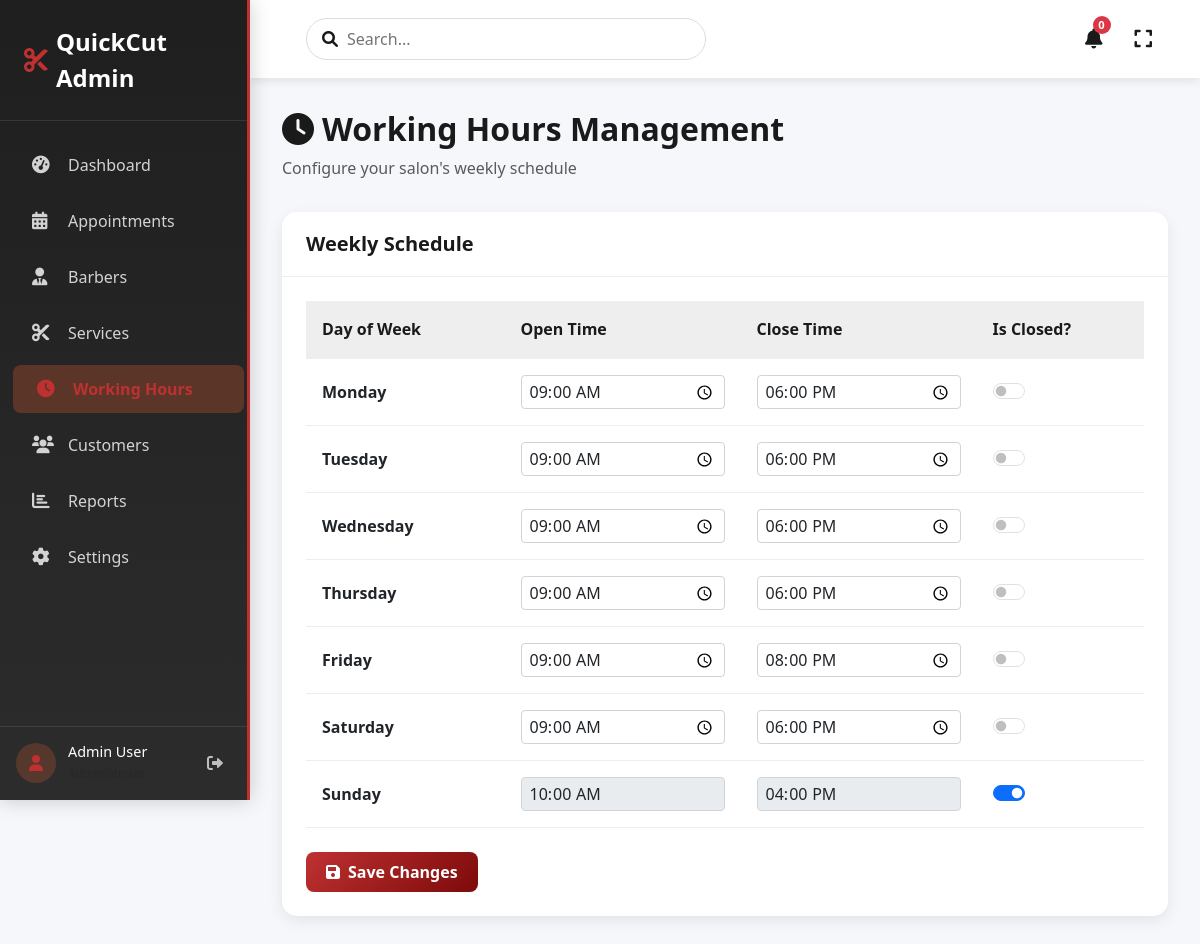
The page /admin/working_hours.php (signed in) on the database its author committed.
### tables this page shows
CREATE TABLE `working_hours` (
  `id` INT AUTO_INCREMENT PRIMARY KEY COMMENT 'Unique record identifier',
  `day_of_week` VARCHAR(20) NOT NULL UNIQUE COMMENT 'Day of week (Monday-Sunday)',
  `open_time` TIME NOT NULL DEFAULT '09:00:00' COMMENT 'Opening time (HH:MM:SS)',
  `close_time` TIME NOT NULL DEFAULT '18:00:00' COMMENT 'Closing time (HH:MM:SS)',
  `is_closed` TINYINT(1) DEFAULT 0 COMMENT 'Is salon closed on this day',
  `created_at` TIMESTAMP DEFAULT CURRENT_TIMESTAMP COMMENT 'Record creation time',
  `updated_at` TIMESTAMP DEFAULT CURRENT_TIMESTAMP ON UPDATE CURRENT_TIMESTAMP COMMENT 'Last update time',
  INDEX `idx_day_of_week` (`day_of_week`)
);

### admin/working_hours.php (the view, shortened to what this page needs)
<?php
require_once '../includes/db.php';
$stmt = $pdo->query("SELECT * FROM working_hours ORDER BY FIELD(day_of_week, 'Monday', 'Tuesday', 'Wednesday', 'Thursday', 'Friday', 'Saturday', 'Sunday')");
$working_hours = $stmt->fetchAll();
?>
<!DOCTYPE html>
<html lang="en">
<head>
    <link href="https://cdn.jsdelivr.net/npm/bootstrap@5.3.0/dist/css/bootstrap.min.css" rel="stylesheet">
    <link rel="stylesheet" href="https://cdnjs.cloudflare.com/ajax/libs/font-awesome/6.0.0/css/all.min.css">
    <link rel="stylesheet" href="css/common.css">
</head>
<body>
    <nav class="sidebar">
        <div class="sidebar-header">
            <a href="dashboard.php" class="sidebar-brand">
                <i class="fas fa-cut me-2"></i>QuickCut Admin
            </a>
        </div>
        <div class="sidebar-menu">
            <ul class="nav flex-column">
                <li class="nav-item">
                    <a class="nav-link" href="dashboard.php">
                        <i class="fas fa-tachometer-alt"></i>
                        Dashboard
                    </a>
                </li>
                <li class="nav-item">
                    <a class="nav-link" href="appointments.php">
                        <i class="fas fa-calendar-alt"></i>
                        Appointments
                    </a>
                </li>
                <li class="nav-item">
                    <a class="nav-link" href="barbers.php">
                        <i class="fas fa-user-tie"></i>
                        Barbers
                    </a>
                </li>
                <li class="nav-item">
                    <a class="nav-link" href="services.php">
                        <i class="fas fa-cut"></i>
                        Services
                    </a>
                </li>
                <li class="nav-item">
                    <a class="nav-link active" href="working_hours.php">
                        <i class="fas fa-clock"></i>
                        Working Hours
                    </a>
                </li>
                <li class="nav-item">
                    <a class="nav-link" href="customers.php">
                        <i class="fas fa-users"></i>
                        Customers
                    </a>
                </li>
                <li class="nav-item">
                    <a class="nav-link" href="reports.php">
                        <i class="fas fa-chart-bar"></i>
                        Reports
                    </a>
                </li>
                <li class="nav-item">
                    <a class="nav-link" href="settings.php">
                        <i class="fas fa-cog"></i>
                        Settings
                    </a>
                </li>
            </ul>
        </div>
        <div class="sidebar-footer">
            <div class="admin-profile">
                <div class="admin-avatar">
                    <i class="fas fa-user"></i>
                </div>
                <div class="admin-info">
                    <h6 class="mb-0">Admin User</h6>
                    <small class="text-muted">Administrator</small>
                </div>
                <a href="../auth/logout.php" class="logout-btn ms-auto" title="Logout" id="nav-logout">
                    <i class="fas fa-sign-out-alt"></i>
                </a>
            </div>
        </div>
    </nav>
    <main class="main-content">
        <nav class="top-nav">
            <div class="search-box">
                <i class="fas fa-search"></i>
                <input type="text" placeholder="Search..." id="global-search">
            </div>
            <div class="top-nav-items">
                <button class="notification-btn">
                    <i class="fas fa-bell"></i>
                    <span class="badge" id="notification-count">0</span>
                </button>
                <button class="fullscreen-btn">
                    <i class="fas fa-expand"></i>
                </button>
            </div>
        </nav>
        <div class="content-wrapper">
            <div class="section-header">
                <h2><i class="fas fa-clock me-2"></i>Working Hours Management</h2>
                <p class="text-muted">Configure your salon's weekly schedule</p>
            </div>
            <div class="card">
                <div class="card-header">
                    <h5 class="card-title mb-0">Weekly Schedule</h5>
                </div>
                <div class="card-body">
                    <form id="working-hours-form">
                        <div class="table-responsive">
                            <table class="table hours-table">
                                <thead>
                                    <tr>
                                        <th>Day of Week</th>
                                        <th>Open Time</th>
                                        <th>Close Time</th>
                                        <th>Is Closed?</th>
                                    </tr>
                                </thead>
                                <tbody>
                                    <?php foreach ($working_hours as $row): ?>
                                    <tr class="day-row <?php echo $row['is_closed'] ? 'closed' : ''; ?>" data-day="<?php echo $row['day_of_week']; ?>">
                                        <td><strong><?php echo $row['day_of_week']; ?></strong></td>
                                        <td>
                                            <input type="time" name="open_<?php echo $row['day_of_week']; ?>" value="<?php echo $row['open_time']; ?>" class="form-control" <?php echo $row['is_closed'] ? 'disabled' : ''; ?>>
                                        </td>
                                        <td>
                                            <input type="time" name="close_<?php echo $row['day_of_week']; ?>" value="<?php echo $row['close_time']; ?>" class="form-control" <?php echo $row['is_closed'] ? 'disabled' : ''; ?>>
                                        </td>
                                        <td>
                                            <div class="form-check form-switch">
                                                <input class="form-check-input closed-switch" type="checkbox" name="closed_<?php echo $row['day_of_week']; ?>" <?php echo $row['is_closed'] ? 'checked' : ''; ?>>
                                            </div>
                                        </td>
                                    </tr>
                                    <?php endforeach; ?>
                                </tbody>
                            </table>
                        </div>
                        <div class="mt-4">
                            <button type="submit" class="btn btn-primary">
                                <i class="fas fa-save me-2"></i>Save Changes
                            </button>
                        </div>
                    </form>
                </div>
            </div>
        </div>
    </main>
</body>
</html>

### admin/working_hours.php (style rules this page uses)
.hours-table input[type="time"] { border: 1px solid #ced4da; border-radius: 4px; padding: 4px 8px; }
.day-row.closed { background-color: #f8f9fa; color: #6c757d; }

### rows shown on the page
working_hours: day_of_week "Monday", open_time "09:00:00", close_time "18:00:00"
working_hours: day_of_week "Tuesday", open_time "09:00:00", close_time "18:00:00"
working_hours: day_of_week "Wednesday", open_time "09:00:00", close_time "18:00:00"
working_hours: day_of_week "Thursday", open_time "09:00:00", close_time "18:00:00"
working_hours: day_of_week "Friday", open_time "09:00:00", close_time "20:00:00"
working_hours: day_of_week "Saturday", open_time "09:00:00", close_time "18:00:00"
working_hours: day_of_week "Sunday", open_time "10:00:00", close_time "16:00:00", is_closed "☑"
